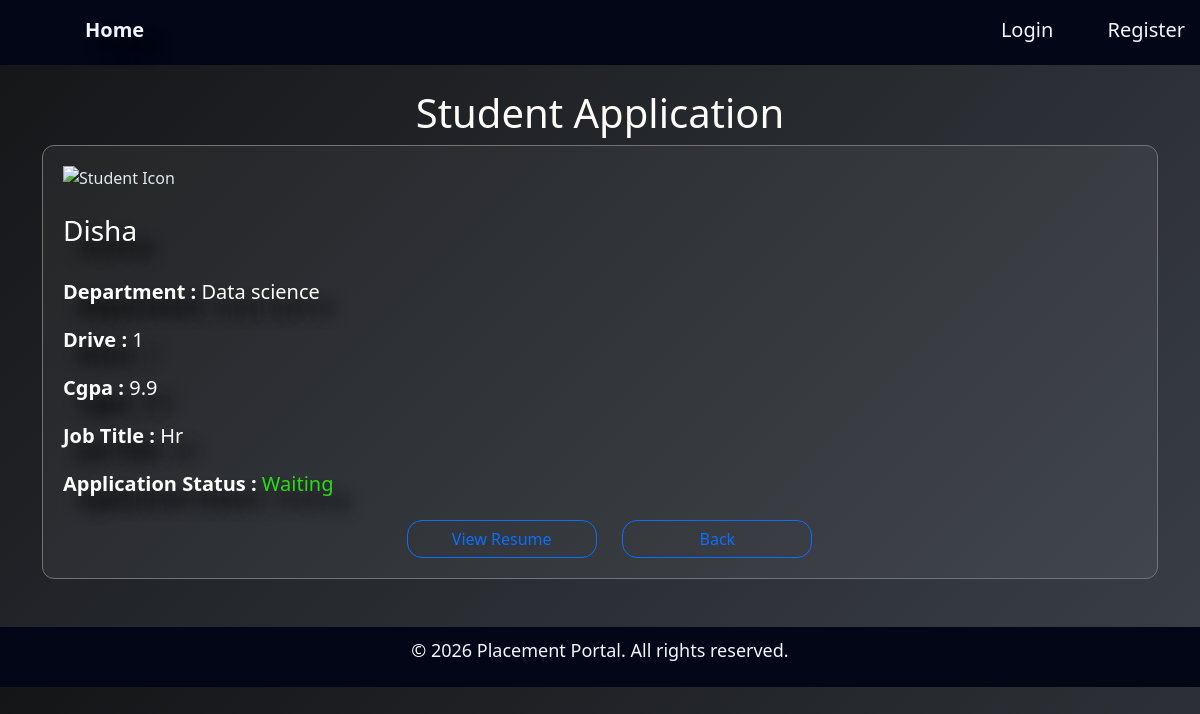
The app's page /admin_view_stu/1, older data.
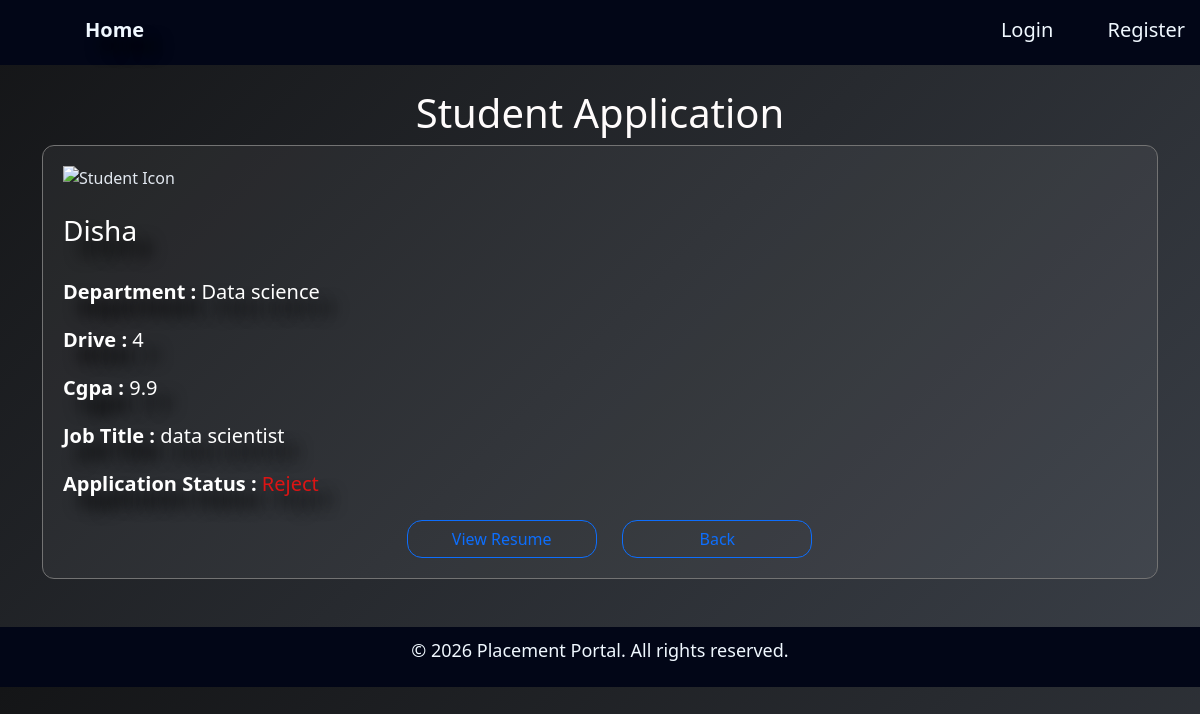
The same page, newer data.
### application/models.py (models this page shows)
class Placementdrive(db.Model):
    id = db.Column(db.Integer, primary_key=True)
    company_id = db.Column(db.Integer, db.ForeignKey('companyprofile.id'), nullable=False)
    job_title = db.Column(db.String(150), nullable=False)
    job_description = db.Column(db.Text(500), nullable=False)
    salary= db.Column(db.String(50), nullable=False)
    is_approved = db.Column(db.Boolean, default=False)
    is_closed = db.Column(db.Boolean, default=False)
    company = db.relationship('Companyprofile', back_populates='drives')
    applications = db.relationship('Application', back_populates='drive',cascade="all, delete")

class Application(db.Model):
    id = db.Column(db.Integer, primary_key=True)
    student_id = db.Column(db.Integer, db.ForeignKey('studentprofile.id'), nullable=False)
    drive_id = db.Column(db.Integer, db.ForeignKey('placementdrive.id'), nullable=False)
    application_date = db.Column(db.DateTime, default=datetime.utcnow)
    status = db.Column(db.String(50), default='Applied')  #Applied/Shortlisted/Selected/Rejected
    student = db.relationship('Studentprofile', back_populates='applications')
    drive = db.relationship('Placementdrive', back_populates='applications')

### application/controllers.py (the view)
@app.route('/admin_view_stu/<int:app_id>')
def admin_view_stu(app_id):
   app = Application.query.get(app_id)
   if app is None:
      abort(404)
   return render_template('admin_view_stu.html',
                          app=app)

### templates/admin_view_stu.html (shortened to what this page needs)
{% extends "base.html" %}
{% block content %}
   <div class="container">
      <h1>Student Application</h1>
   <div class="card">
  <img style="width: 190px;" src="https://static.vecteezy.com/system/resources/thumbnails/000/511/962/small/57_Student.jpg" alt="Student Icon">
    <br><h3>{{app.student.student_name}}</h3><br>
    <h5><p><strong>Department : </strong>{{app.student.department}}</p></h5>
    <h5><p><strong>Drive : </strong>{{app.drive.id}}</p></h5>
    <h5><p><strong>Cgpa : </strong>{{app.student.cgpa}}</p></h5>
    <h5><p><strong>Job Title : </strong>{{app.drive.job_title}}</p></h5>
    <h5><p><strong>Application Status : </strong>
        {% if app.status == "Applied" %}
            <span style="color: rgb(232, 223, 124);">{{app.status}}</span>
        {% elif app.status == "Reject"%}
            <span style="color: rgb(220, 20, 20);">{{app.status}}</span>
        {% else %}
          <span style="color: rgb(43, 220, 20);">{{app.status}}</span>
        {% endif %}</p></h5>
   <div>
      <a href="{{app.student.resume}}" target="_blank" style="margin-left: 32%;" class="btn btn-outline-primary">View Resume</a> <a href="{{url_for('admindash')}}" style="margin-left: 2%;" class="btn btn-outline-primary">Back</a></div>
   </div>
   </div>
{% endblock %}

Row changes from the older to the newer data that the page shows:
removed Placementdrive: drive.id "1", drive.job_title "Hr"
added Placementdrive: drive.id "4", drive.job_title "data scientist"
changed Application: status "Waiting" → "Reject"
